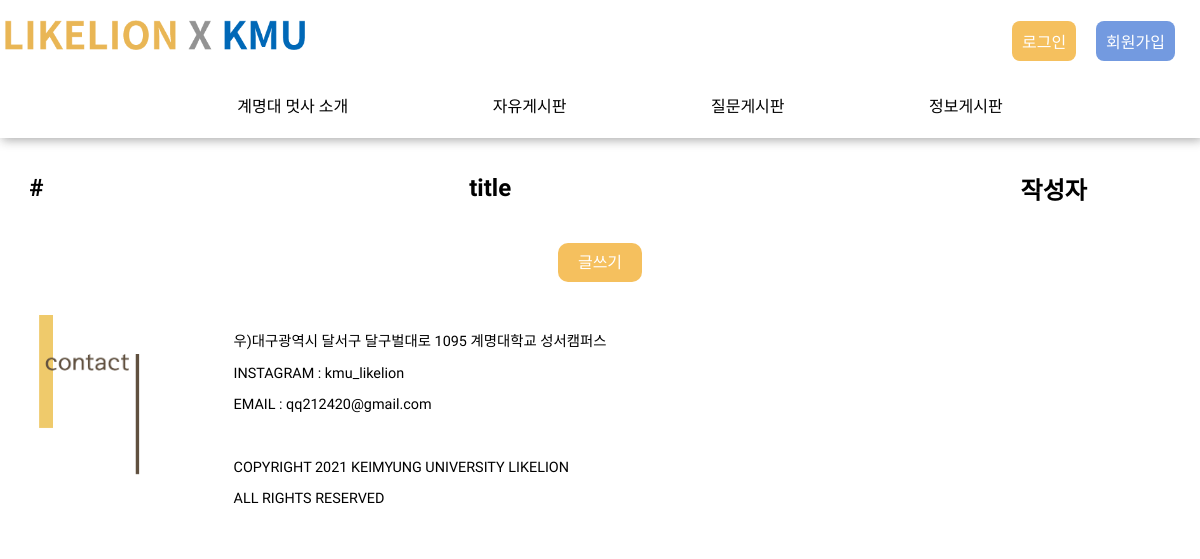
The page /qnaList/ on the database as committed earlier.
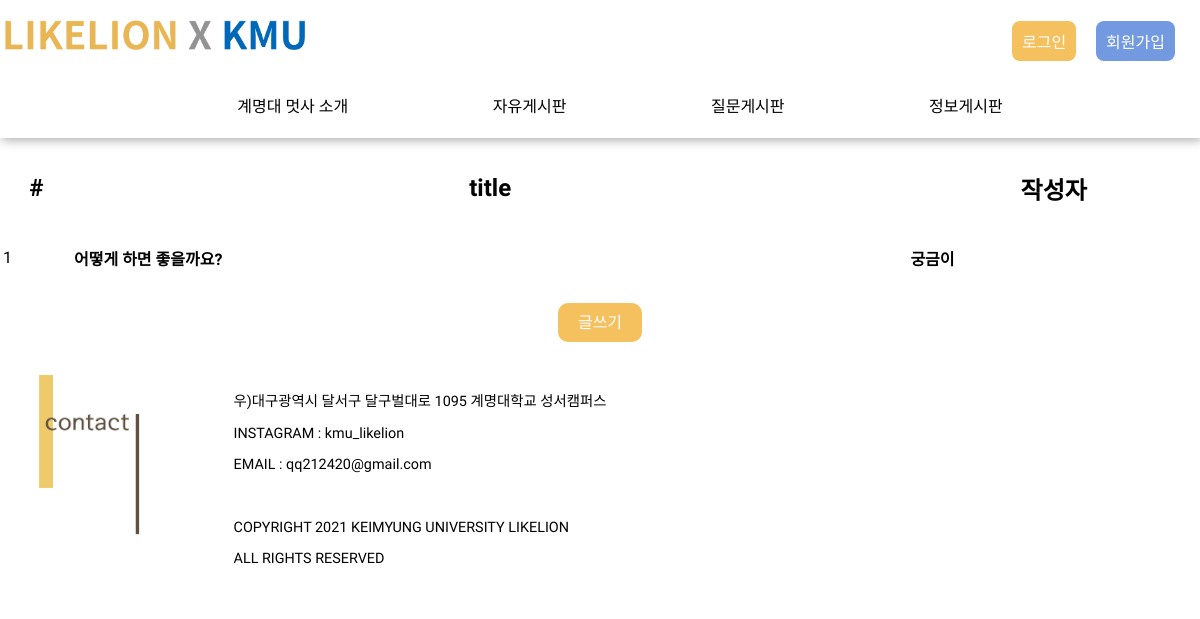
The same page on the database as committed later.
### crud/models.py (models this page shows, shortened)
class Qna(models.Model):
    title = models.CharField(max_length=200)
    name = models.CharField(max_length=50 , null=True)
    pub_date = models.DateTimeField('date published')
    body = models.TextField()

### crud/views.py (the view)
# urls.py: path('qnaList/', views.qnaList, name="qnaList"),
def qnaList(request):
    qnas = Qna.objects.all().order_by('-pub_date')
    return render(request,'qnaList.html', {'qnas': qnas})

### crud/templates/qnaList.html
{% extends 'base.html' %}
{% load static %}
{% block content %}
<head>
    <link rel="stylesheet" href="{% static 'css/qnaList.css' %}">
</head>
<body>
</body>
    <table class="tableContainer">
        <thead>
            <td><h2>#</h2></td>
            <td style="width: 70%;"><h2>title</h2></td>
            <td><h2>작성자</h2></td>
        </thead>
        {% for qna in qnas.all %}
        <tbody>
            <td>{{ qna.id }}</td>
            <td>
                <div class="container">
                    <a href="{% url 'qnaDetail' qna.id %}"><h4>{{ qna.title }}</h4></a>
                </div>
            </td>
            <td>
                <div class="container">
                    <a href="{% url 'qnaDetail' qna.id %}"><h4>{{ qna.name }}</h4></a>
                </div>
            </td>
        </tbody>
        {% endfor %}
        <tfoot>
            <td colspan="3">
                <div class="writePost">
                    <a href="{% url 'qnaNew' %}">글쓰기</a>
                </div>
            </td>
        </tfoot>
    </table>
{% endblock %}

Rows that differ between the two databases and show on the page:
added Qna: id "1", title "어떻게 하면 좋을까요?", name "궁금이"
